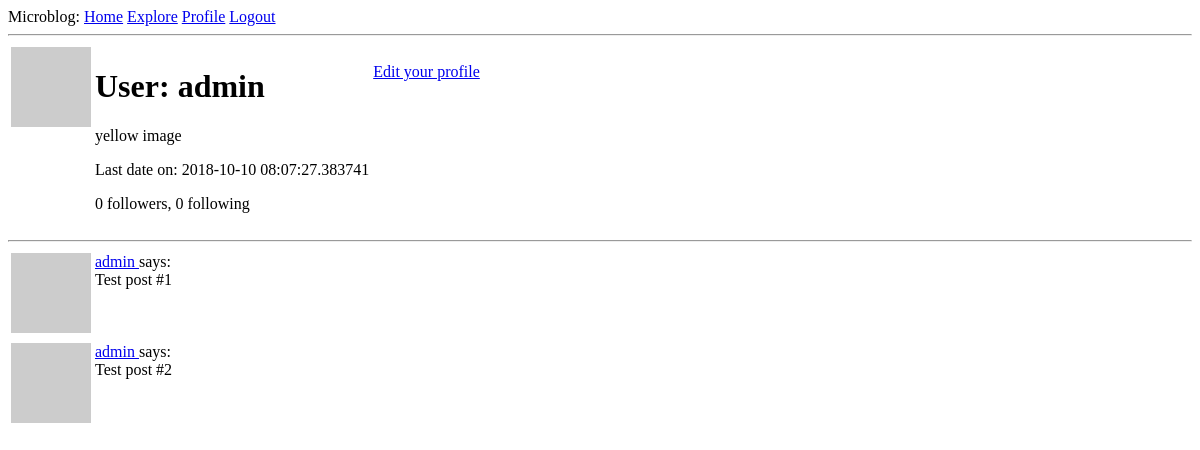
Page /user/admin (signed in) on the earlier database version.
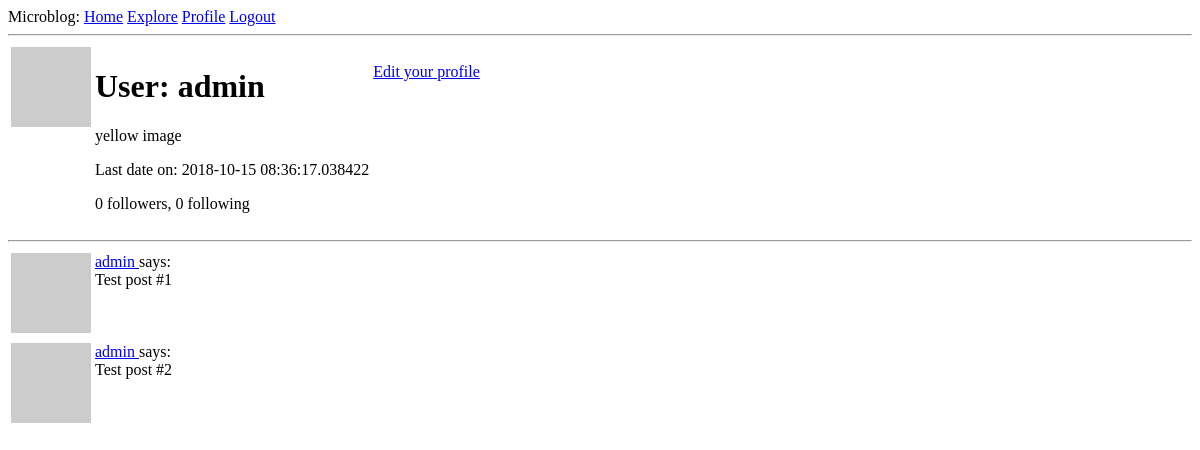
Same page on the later database version.
### app/models.py (models this page shows, shortened)
class User(UserMixin, db.Model):
    id = db.Column(db.Integer, primary_key=True)
    username = db.Column(db.String(64), index=True, unique=True)
    email = db.Column(db.String(128), index=True, unique=True)
    password_hash = db.Column(db.String(128))
    posts = db.relationship('Post', backref='author', lazy='dynamic')
    about_me = db.Column(db.String(140))
    last_date = db.Column(db.DateTime, default=datetime.utcnow)
    followed = db.relationship(
        'User', secondary=followers,
        primaryjoin=(followers.c.follower_id == id),
        secondaryjoin=(followers.c.followed_id == id),
        backref=db.backref('followers', lazy='dynamic'), lazy='dynamic'
    )
    def avatar(self, size):
        digest = hashlib.md5(self.email.lower().encode('utf-8')).hexdigest()
        return 'https://www.gravatar.com/avatar/{}?d=identicon&s={}'.format(digest, size)
    @login.user_loader
    def load_user(id):
        return User.query.get(int(id))

### app/routes.py (the view)
@app.route('/user/<username>')
@login_required
def user(username):
    user = User.query.filter_by(username=username).first_or_404()
    posts = [
        {'author': user, 'body': 'Test post #1'},
        {'author': user, 'body': 'Test post #2'}
    ]
    return render_template('user.html', user=user, posts=posts)

### app/routes.py (called while the page is built)
@app.before_request
def before_request():
    if current_user.is_authenticated:
        current_user.last_date = datetime.utcnow()
        db.session.commit()

### app/templates/user.html
{% extends "base.html" %}
{% block content %}
    <table>
    <tr valign="top">
        <td><img src="{{ user.avatar(128) }}"></td>
        <td>
            <h1>User: {{ user.username }}</h1>
            {% if user.about_me %}<p>{{ user.about_me }}</p>{% endif %}
        {% if user.last_date %}<p>Last date on: {{ user.last_date }}</p>{% endif %}
        <p>{{ user.followers.count() }} followers, {{ user.followed.count() }} following</p>
        </td>
    <td>
        {% if user == current_user %}
        <p><a href="{{ url_for('edit_profile') }}">Edit your profile</a></p>
            {% elif not current_user.is_following(user) %}
        <p><a href="{{ url_for('follow', username=user.username) }}">Follow</a></p>
        {% else %}
        <p><a href="{{ url_for('unfollow', username=user.username) }}">Unfollow</a></p>
        {% endif %}
    </td>
    </tr>
    </table>
<hr>
{% for post in posts %}
    {% include '_post.html' %}
{% endfor %}
{% endblock %}

### app/templates/base.html (shortened to what this page needs)
<!DOCTYPE html>
<html lang="en">
<head>
</head>
<body>
<div>Microblog:
    <a href="{{ url_for('index') }}">Home</a>
            <a href="{{ url_for('explore') }}">Explore</a>
            {% if current_user.is_anonymous %}
            <a href="{{ url_for('login') }}">Login</a>
            {% else %}
            <a href="{{ url_for('user', username=current_user.username) }}">Profile</a>
            <a href="{{ url_for('logout') }}">Logout</a>
            {% endif %}
</div>
<hr>
{% block content %}{% endblock %}
</body>
</html>

### app/templates/_post.html
<table>
    <tr valign="top">
        <td>
            <img src="{{ post.author.avatar(36) }}">
        </td>
        <td>
            <a href="{{ url_for('user', username=post.author.username) }}">
                    {{ post.author.username }}
                </a>
                says:<br>{{ post.body }}
        </td>
    </tr>
</table>

Differences in the rows shown:
changed User "admin": last_date "2018-10-10 08:07:27.383741" → "2018-10-15 08:36:17.038422"
